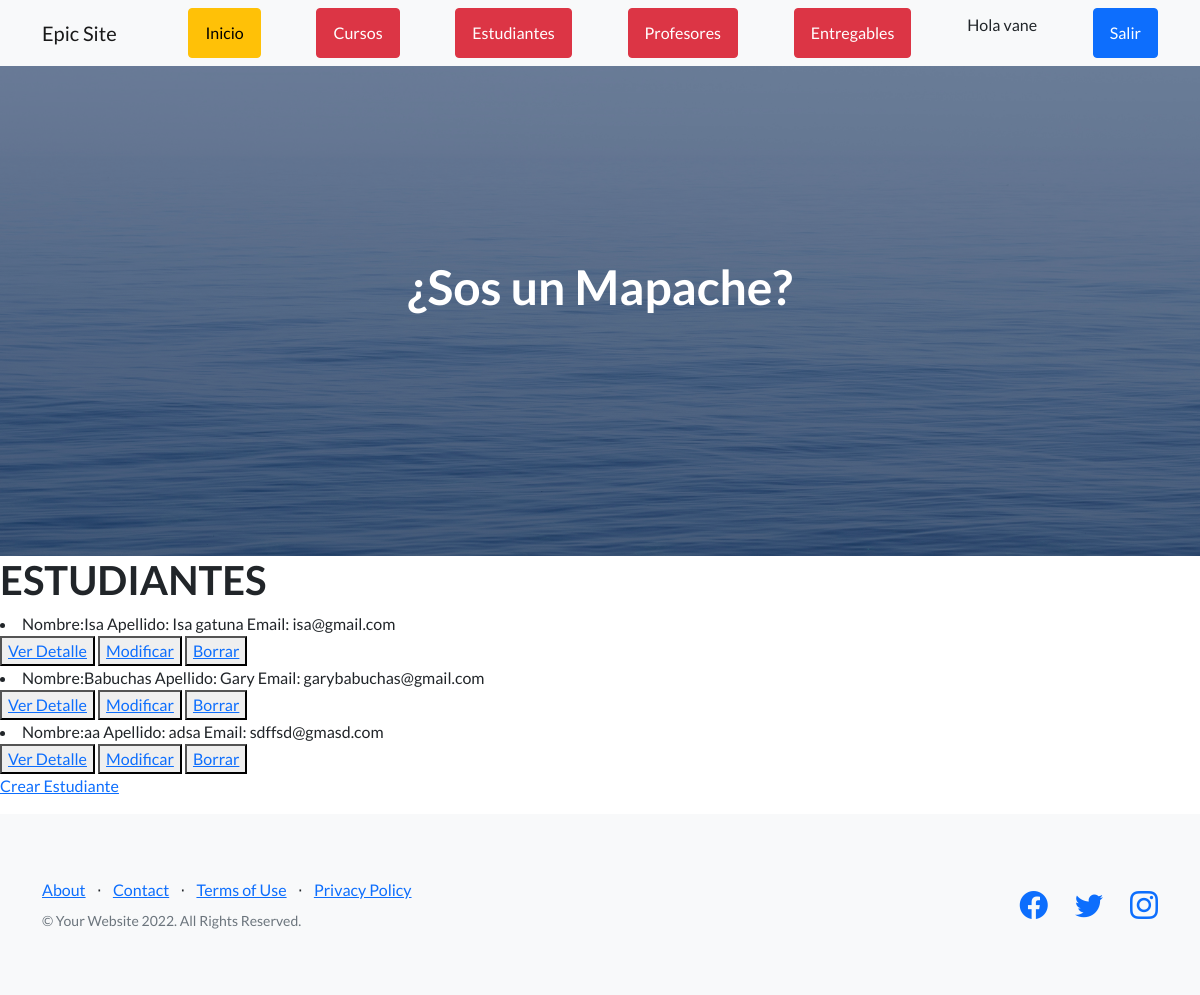
Screenshot of /AppCoder/estudiante/list/ (signed in) with the database file from the repository.
### AppCoder/models.py (models this page shows)
class Estudiante(models.Model):
    nombre= models.CharField(max_length=50)
    apellido = models.CharField(max_length=50)
    email = models.CharField(max_length=50)
    def __str__(self):
        return "Nombre:" +(self.nombre)+" Apellido: "+str(self.apellido)+" Email: "+(self.email)

### AppCoder/views.py (the view)
# urls.py: path('estudiante/list/',EstudianteList.as_view(), name='estudiante_listar'),
class EstudianteList(LoginRequiredMixin, ListView):
    model = Estudiante
    template_name = 'AppCoder/estudiante_list.html'

### AppCoder/templates/AppCoder/estudiante_list.html
{% extends "AppCoder/padre.html" %}
{% load static %}
{% block contenidoQueCambia %}
<h1>ESTUDIANTES</h1>
{% for estudiante in object_list %}
<li>{{estudiante}}</li>
<button>
    <a href="{% url 'estudiante_detalle' estudiante.id %}">Ver Detalle</a>
</button>
<button>
    <a href="{% url 'estudiante_editar' estudiante.id %}">Modificar</a>
</button>
<button>
    <a href="{% url 'estudiante_borrar' estudiante.id %}">Borrar</a>
</button>
{% endfor %}
<p>
    <a href="{% url 'estudiante_crear' %}">Crear Estudiante</a>
</p>
{% endblock %}

### AppCoder/templates/AppCoder/padre.html (shortened to what this page needs)
<!DOCTYPE html>
<html lang="en">
    <head>
        {% load static %}
        <link href="https://cdn.jsdelivr.net/npm/bootstrap-icons@1.5.0/font/bootstrap-icons.css" rel="stylesheet" type="text/css" />
        <link href="{% static 'AppCoder/css/styles.css' %}" rel="stylesheet" />
    </head>
    <body>
        <nav class="navbar navbar-light bg-light static-top">
            <div class="container">
                <a class="navbar-brand" href="#!">Epic Site</a>
                <a class="btn btn-warning" href="{% url 'inicio' %}">Inicio</a>
                <a class="btn btn-danger" href="{% url 'cursos' %}">Cursos</a>
                <a class="btn btn-danger" href="{% url 'estudiante_listar' %}">Estudiantes</a>
                <a class="btn btn-danger" href="{% url 'profesores' %}">Profesores</a>
                <a class="btn btn-danger" href="{% url 'entregables' %}">Entregables</a>
                {% if not request.user.is_authenticated %}
                <a class="btn btn-primary" href="#signup">Entrar</a>
                {% else %}
                <p>Hola {{user}}</p>
                <a class="btn btn-primary" href="#signup">Salir</a>
                {% endif %}
            </div>
        </nav>
        <header class="masthead">
            <div class="container position-relative">
                <div class="row justify-content-center">
                    <div class="col-xl-6">
                        <div class="text-center text-white">
                            <h1 class="mb-5">¿Sos un Mapache?</h1>
                        </div>
                    </div>
                </div>
            </div>
        </header>
        {% block contenidoQueCambia %}
        {% endblock %}
        <footer class="footer bg-light">
            <div class="container">
                <div class="row">
                    <div class="col-lg-6 h-100 text-center text-lg-start my-auto">
                        <ul class="list-inline mb-2">
                            <li class="list-inline-item"><a href="#!">About</a></li>
                            <li class="list-inline-item">⋅</li>
                            <li class="list-inline-item"><a href="#!">Contact</a></li>
                            <li class="list-inline-item">⋅</li>
                            <li class="list-inline-item"><a href="#!">Terms of Use</a></li>
                            <li class="list-inline-item">⋅</li>
                            <li class="list-inline-item"><a href="#!">Privacy Policy</a></li>
                        </ul>
                        <p class="text-muted small mb-4 mb-lg-0">&copy; Your Website 2022. All Rights Reserved.</p>
                    </div>
                    <div class="col-lg-6 h-100 text-center text-lg-end my-auto">
                        <ul class="list-inline mb-0">
                            <li class="list-inline-item me-4">
                                <a href="#!"><i class="bi-facebook fs-3"></i></a>
                            </li>
                            <li class="list-inline-item me-4">
                                <a href="#!"><i class="bi-twitter fs-3"></i></a>
                            </li>
                            <li class="list-inline-item">
                                <a href="#!"><i class="bi-instagram fs-3"></i></a>
                            </li>
                        </ul>
                    </div>
                </div>
            </div>
        </footer>
    </body>
</html>

### rows the page displays
Estudiante: nombre+apellido+email "Nombre:Isa Apellido: Isa gatuna Email: isa@gmail.com"
Estudiante: nombre+apellido+email "Nombre:Babuchas Apellido: Gary Email: garybabuchas@gmail.com"
Estudiante: nombre+apellido+email "Nombre:aa Apellido: adsa Email: sdffsd@gmasd.com"

### other values shown
{{ user }} "vane"
